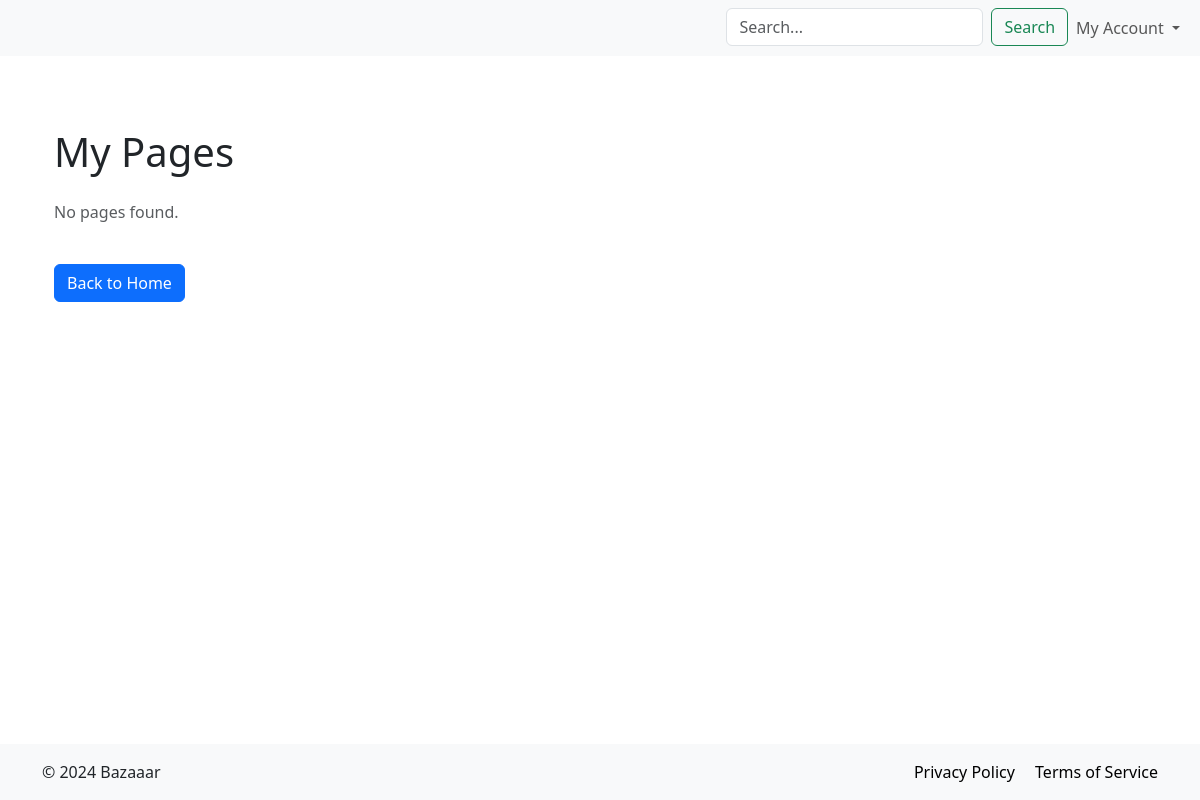
/page/mine/ (signed in), run on an earlier commit of the app's database.
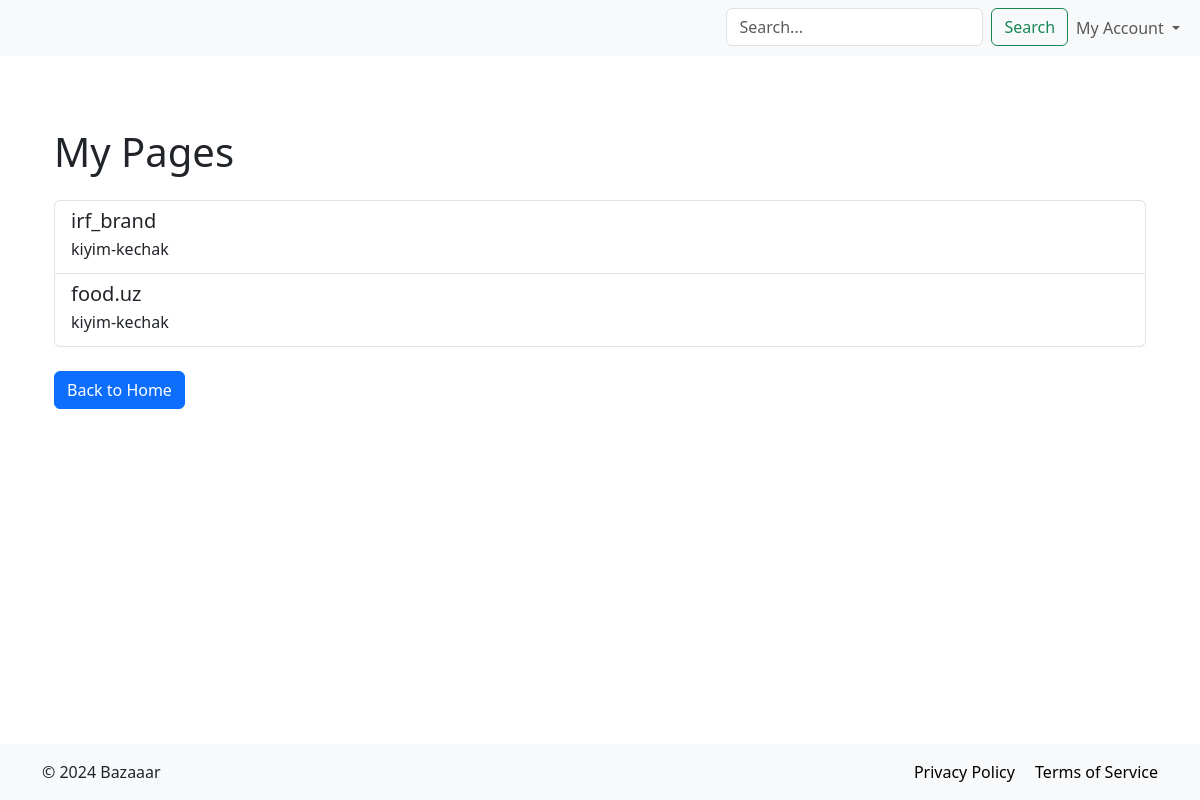
And on a later commit of the database.
### products/models.py (models this page shows, shortened)
class Pages(models.Model):
    account = models.ForeignKey(User, on_delete=models.CASCADE)
    category = models.ForeignKey(Category, on_delete=models.CASCADE)
    name = models.CharField(max_length=300, unique=True)
    description = models.TextField(null=True)
    created_at = models.DateTimeField(default=timezone.now)
    class Meta:
        db_table = 'Pages'

class Category(models.Model):
    name = models.CharField(max_length=300)
    class Meta:
        db_table = 'Category'
    def __str__(self):
        return self.name

### products/views.py (the view)
# urls.py: path('page/mine/', views.MypagesListView.as_view(), name='page-mine'),
class MypagesListView(LoginRequiredMixin, View):
    def get(self, request):
        pages = Pages.objects.filter(account=request.user)
        context = {
            'pages': pages
        }
        return render(request, 'page/my_pages.html', context=context)

### products/templates/page/my_pages.html (shortened to what this page needs)
{% extends 'base.html' %}
{% block content %}
        <div class="container mt-4">
        <h1 class="my-4">My Pages</h1>
        <div class="list-group">
            {% for page in pages %}
                <a href="{% url 'products:page-detail' page_id=page.id %}" class="list-group-item list-group-item-action">
                    <h5 class="mb-1">{{ page.name }}</h5>
                    <p class="mb-1">{{ page.category }}</p>
                </a>
            {% empty %}
                <p class="text-muted">No pages found.</p>
            {% endfor %}
        </div>
        <a href="{% url 'products:home' %}" class="btn btn-primary mt-4">Back to Home</a>
    </div>
{% endblock %}

What changed in the data, as far as the page shows it:
added Pages: name "irf_brand", category "kiyim-kechak"
added Pages: name "food.uz", category "kiyim-kechak"
Also different on the page:
text no longer shown: "No pages found."
